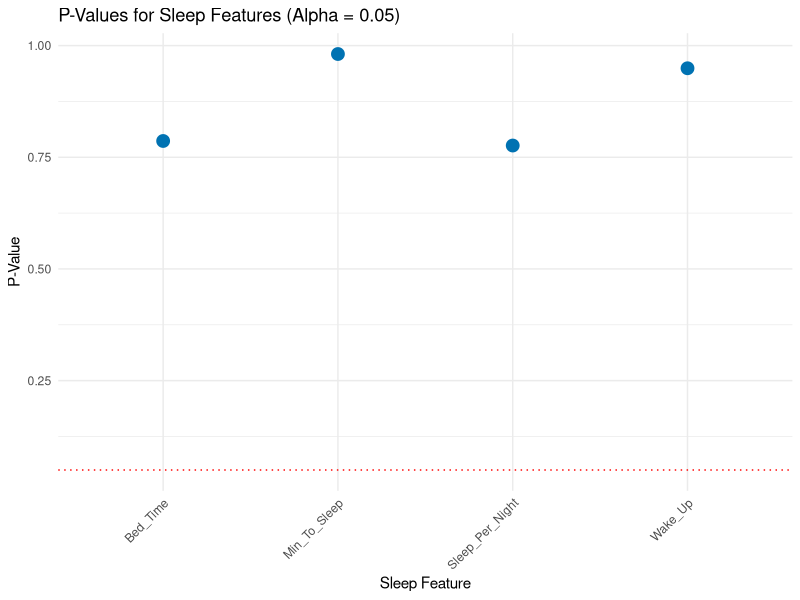
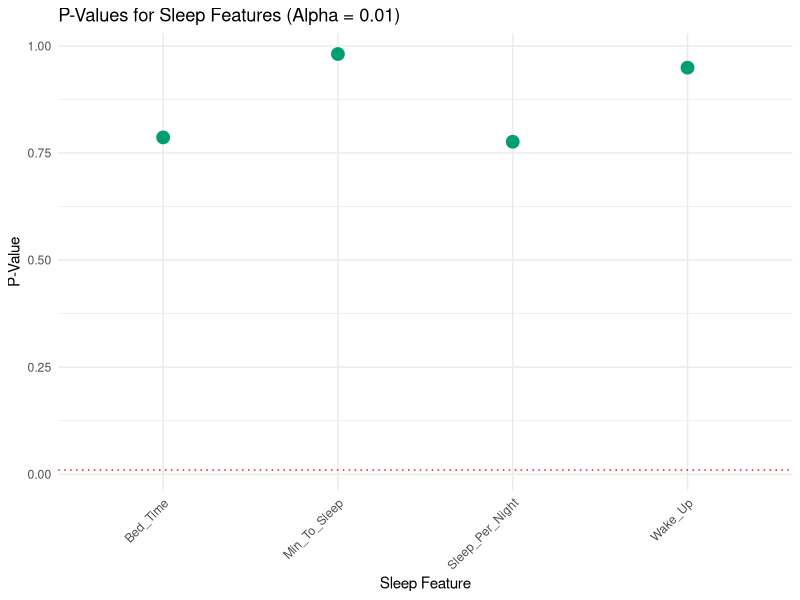

R code for these plots, in order:
## ---- chunk 1
knitr::opts_chunk$set(echo = TRUE)
## ---- chunk 2
data <- read.csv("Labeled_survey_data.csv", header = TRUE)
## ---- chunk 3
# Create a new column 'Concussion_Status_Overall'
data$Concussion_Status_Overall <- ifelse(grepl("^Yes", data$Sports_Concussion_Status) |  grepl("^Yes", data$Non_Sports_Concussion_Status),            "Concussion", 
                                        "Non-Concussion")

# Check results
table(data$Concussion_Status_Overall)
## ---- chunk 4
# Vector of features to test
features <- c("Bed_Time", "Min_To_Sleep", "Wake_Up", "Sleep_Per_Night")

# Run t-tests
results <- lapply(features, function(feature) {
  t_test <- t.test(data[[feature]] ~ data$Concussion_Status_Overall)
  data.frame(
    Feature = feature,
    p_value = t_test$p.value,
    mean_concussion = mean(data[data$Concussion_Status_Overall == "Concussion", feature], na.rm = TRUE),
    mean_non_concussion = mean(data[data$Concussion_Status_Overall == "Non-Concussion", feature], na.rm = TRUE)
  )
})

# Combine into a single table
pval_table <- do.call(rbind, results)
print(pval_table)

## ---- chunk 5
# Run t-tests and store results
features <- c("Bed_Time", "Min_To_Sleep", "Wake_Up", "Sleep_Per_Night")

p_values <- sapply(features, function(feature) {
  t.test(data[[feature]] ~ data$Concussion_Status_Overall, var.equal = TRUE)$p.value
})

# Create dataframe for plotting
p_values_df <- data.frame(
  Feature = features,
  P_Value = p_values
)


## ---- chunk 6
library(ggplot2)

ggplot(p_values_df, aes(x = Feature, y = P_Value)) +
  geom_point(size = 4, color = "#0072B2") +
  geom_hline(yintercept = 0.05, linetype = "dotted", color = "red") +
  theme_minimal() +
  labs(title = "P-Values for Sleep Features (Alpha = 0.05)",
       x = "Sleep Feature",
       y = "P-Value") +
  theme(axis.text.x = element_text(angle = 45, hjust = 1))


## ---- chunk 7
ggplot(p_values_df, aes(x = Feature, y = P_Value)) +
  geom_point(size = 4, color = "#009E73") +
  geom_hline(yintercept = 0.01, linetype = "dotted", color = "red") +
  theme_minimal() +
  labs(title = "P-Values for Sleep Features (Alpha = 0.01)",
       x = "Sleep Feature",
       y = "P-Value") +
  theme(axis.text.x = element_text(angle = 45, hjust = 1))

